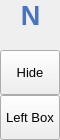
        <widget class="QFrame" name="leftMenuBg">
         <property name="minimumSize">
          <size>
           <width>60</width>
           <height>0</height>
          </size>
         </property>
         <property name="maximumSize">
          <size>
           <width>60</width>
           <height>16777215</height>
          </size>
         </property>
         <property name="frameShape">
          <enum>QFrame::NoFrame</enum>
         </property>
         <property name="frameShadow">
          <enum>QFrame::Raised</enum>
         </property>
         <layout class="QVBoxLayout" name="verticalLayout_3">
          <property name="spacing">
           <number>0</number>
          </property>
          <property name="leftMargin">
           <number>0</number>
          </property>
          <property name="topMargin">
           <number>0</number>
          </property>
          <property name="rightMargin">
           <number>0</number>
          </property>
          <property name="bottomMargin">
           <number>0</number>
          </property>
          <item>
           <widget class="QFrame" name="topLogoInfo">
            <property name="minimumSize">
             <size>
              <width>0</width>
              <height>50</height>
             </size>
            </property>
            <property name="maximumSize">
             <size>
              <width>16777215</width>
              <height>50</height>
             </size>
            </property>
            <property name="frameShape">
             <enum>QFrame::NoFrame</enum>
            </property>
            <property name="frameShadow">
             <enum>QFrame::Raised</enum>
            </property>
            <widget class="QLabel" name="titleLeftApp">
             <property name="geometry">
              <rect>
               <x>70</x>
               <y>8</y>
               <width>160</width>
               <height>20</height>
              </rect>
             </property>
             <property name="font">
              <font>
               <family>Segoe UI Semibold</family>
               <pointsize>12</pointsize>
               <weight>7</weight>
               <italic>false</italic>
               <bold>false</bold>
              </font>
             </property>
             <property name="text">
              <string>PyDracula</string>
             </property>
             <property name="alignment">
              <set>Qt::AlignLeading|Qt::AlignLeft|Qt::AlignTop</set>
             </property>
            </widget>
            <widget class="QLabel" name="titleLeftDescription">
             <property name="geometry">
              <rect>
               <x>70</x>
               <y>27</y>
               <width>160</width>
               <height>16</height>
              </rect>
             </property>
             <property name="maximumSize">
              <size>
               <width>16777215</width>
               <height>16</height>
              </size>
             </property>
             <property name="font">
              <font>
               <family>Segoe UI</family>
               <pointsize>8</pointsize>
               <weight>50</weight>
               <italic>false</italic>
               <bold>false</bold>
              </font>
             </property>
             <property name="text">
              <string>Modern GUI / Flat Style</string>
             </property>
             <property name="alignment">
              <set>Qt::AlignLeading|Qt::AlignLeft|Qt::AlignTop</set>
             </property>
            </widget>
            <widget class="QLabel" name="label">
             <property name="geometry">
              <rect>
               <x>0</x>
               <y>0</y>
               <width>61</width>
               <height>41</height>
              </rect>
             </property>
             <property name="text">
              <string>&lt;html&gt;&lt;head/&gt;&lt;body&gt;&lt;p align=&quot;center&quot;&gt;&lt;span style=&quot; font-size:20pt; font-weight:600; color:#4673c6;&quot;&gt;N&lt;/span&gt;&lt;/p&gt;&lt;/body&gt;&lt;/html&gt;</string>
             </property>
             <property name="alignment">
              <set>Qt::AlignLeading|Qt::AlignLeft|Qt::AlignTop</set>
             </property>
            </widget>
           </widget>
          </item>
          <item>
           <widget class="QFrame" name="leftMenuFrame">
            <property name="frameShape">
             <enum>QFrame::NoFrame</enum>
            </property>
            <property name="frameShadow">
             <enum>QFrame::Raised</enum>
            </property>
            <layout class="QVBoxLayout" name="verticalMenuLayout">
             <property name="spacing">
              <number>0</number>
             </property>
             <property name="leftMargin">
              <number>0</number>
             </property>
             <property name="topMargin">
              <number>0</number>
             </property>
             <property name="rightMargin">
              <number>0</number>
             </property>
             <property name="bottomMargin">
              <number>0</number>
             </property>
             <item>
              <widget class="QFrame" name="toggleBox">
               <property name="maximumSize">
                <size>
                 <width>16777215</width>
                 <height>45</height>
                </size>
               </property>
               <property name="frameShape">
                <enum>QFrame::NoFrame</enum>
               </property>
               <property name="frameShadow">
                <enum>QFrame::Raised</enum>
               </property>
               <layout class="QVBoxLayout" name="verticalLayout_4">
                <property name="spacing">
                 <number>0</number>
                </property>
                <property name="leftMargin">
                 <number>0</number>
                </property>
                <property name="topMargin">
                 <number>0</number>
                </property>
                <property name="rightMargin">
                 <number>0</number>
                </property>
                <property name="bottomMargin">
                 <number>0</number>
                </property>
                <item>
                 <widget class="QPushButton" name="toggleButton">
                  <property name="sizePolicy">
                   <sizepolicy hsizetype="Expanding" vsizetype="Fixed">
                    <horstretch>0</horstretch>
                    <verstretch>0</verstretch>
                   </sizepolicy>
                  </property>
                  <property name="minimumSize">
                   <size>
                    <width>0</width>
                    <height>45</height>
                   </size>
                  </property>
                  <property name="font">
                   <font>
                    <family>Segoe UI</family>
                    <pointsize>10</pointsize>
                    <weight>50</weight>
                    <italic>false</italic>
                    <bold>false</bold>
                   </font>
                  </property>
                  <property name="cursor">
                   <cursorShape>PointingHandCursor</cursorShape>
                  </property>
                  <property name="layoutDirection">
                   <enum>Qt::LeftToRight</enum>
                  </property>
                  <property name="styleSheet">
                   <string notr="true">background-image: url(:/icons/images/icons/icon_menu.png);</string>
                  </property>
                  <property name="text">
                   <string>Hide</string>
                  </property>
                 </widget>
                </item>
               </layout>
              </widget>
             </item>
             <item alignment="Qt::AlignTop">
              <widget class="QFrame" name="topMenu">
               <property name="frameShape">
                <enum>QFrame::NoFrame</enum>
               </property>
               <property name="frameShadow">
                <enum>QFrame::Raised</enum>
               </property>
               <layout class="QVBoxLayout" name="verticalLayout_8">
                <property name="spacing">
                 <number>0</number>
                </property>
                <property name="leftMargin">
                 <number>0</number>
                </property>
                <property name="topMargin">
                 <number>0</number>
                </property>
                <property name="rightMargin">
                 <number>0</number>
                </property>
                <property name="bottomMargin">
                 <number>0</number>
                </property>
               </layout>
              </widget>
             </item>
             <item alignment="Qt::AlignBottom">
              <widget class="QFrame" name="bottomMenu">
               <property name="frameShape">
                <enum>QFrame::NoFrame</enum>
               </property>
               <property name="frameShadow">
                <enum>QFrame::Raised</enum>
               </property>
               <layout class="QVBoxLayout" name="verticalLayout_9">
                <property name="spacing">
                 <number>0</number>
                </property>
                <property name="leftMargin">
                 <number>0</number>
                </property>
                <property name="topMargin">
                 <number>0</number>
                </property>
                <property name="rightMargin">
                 <number>0</number>
                </property>
                <property name="bottomMargin">
                 <number>0</number>
                </property>
                <item>
                 <widget class="QPushButton" name="toggleLeftBox">
                  <property name="sizePolicy">
                   <sizepolicy hsizetype="Expanding" vsizetype="Fixed">
                    <horstretch>0</horstretch>
                    <verstretch>0</verstretch>
                   </sizepolicy>
                  </property>
                  <property name="minimumSize">
                   <size>
                    <width>0</width>
                    <height>45</height>
                   </size>
                  </property>
                  <property name="font">
                   <font>
                    <family>Segoe UI</family>
                    <pointsize>10</pointsize>
                    <weight>50</weight>
                    <italic>false</italic>
                    <bold>false</bold>
                   </font>
                  </property>
                  <property name="cursor">
                   <cursorShape>PointingHandCursor</cursorShape>
                  </property>
                  <property name="layoutDirection">
                   <enum>Qt::LeftToRight</enum>
                  </property>
                  <property name="styleSheet">
                   <string notr="true">background-image: url(:/icons/images/icons/icon_settings.png);</string>
                  </property>
                  <property name="text">
                   <string>Left Box</string>
                  </property>
                 </widget>
                </item>
               </layout>
              </widget>
             </item>
            </layout>
           </widget>
          </item>
         </layout>
        </widget>
